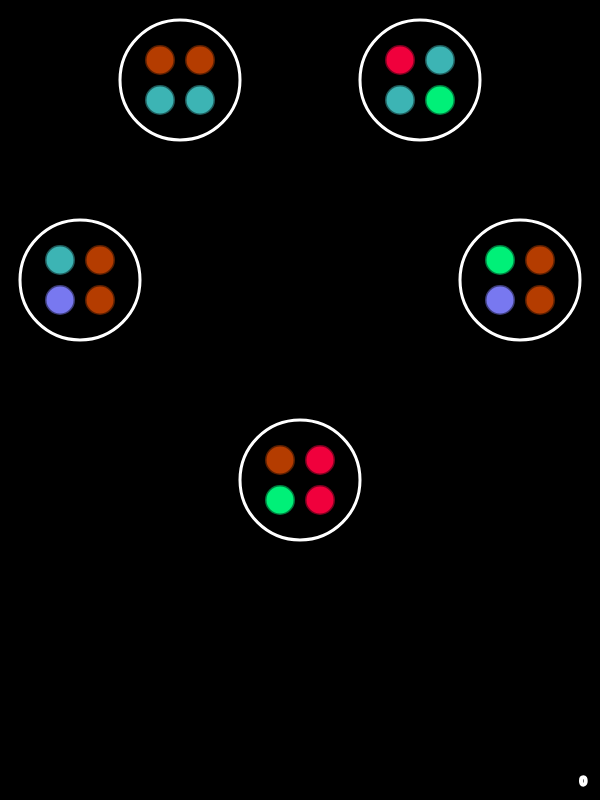
Frame 1 (no input)
Frame 60 (no input): identical to frame 1, image omitted
Frame 120 (the mouse pressed at the canvas centre since frame 60): identical to frame 1, image omitted

The p5.js sketch that drew this single still picture (run headless with seeded random() and noise() and a simulated clock; from frame 60 on, the mouse is pressed at the canvas centre):

// p5.js sketch
// ── sketch.js
let shops = [];
let center = null;
let tileSize = 30;
let width = 600	;
let height = 800;
let shopsX = [180, width - 180, 80, width-80, width/2];
let shopsY = [80, 80, 280, 280, 480];
let colors = [0,1,2,3,4];
let tiles = 20;
let score = 0;
//let colors = [#0000ff, #ff00ff, #66ff66, #ffff00, #ff0000];

//all we need is for each shop to keep track of its tiles and for the centers to keep track of its.

function setup() {
  createCanvas(width, height);
  center = new Center();
  for(let i = 0; i < 5; i++){
  	let x = shopsX[i];
  	let y = shopsY[i];
  	let s = new Shop(x, y, i);
  	shops.push(s);
  }
}

function mousePressed() {
	let x = mouseX;
	let y = mouseY;
  for (let i = 0; i < shops.length; i++) {
    shops[i].clicked(x, y);
  }
  center.clicked(x, y);
}


function draw() {
  background(0);
  for (let i = 0; i < shops.length; i++) {
    shops[i].show();
  }
  center.show();
  if(tiles == 0){
  	center = new Center();
  	center = new Center();
  	shops = [];
  for(let i = 0; i < 5; i++){
  	let x = shopsX[i];
  	let y = shopsY[i];
  	let s = new Shop(x, y, i);
  	shops.push(s);
  }
  	tiles = 20;
  }
  text(score, 580, 785);
}

class Center {
	constructor(){
		this.tiles = [];
		this.c = 5;
	}

	clicked(px, py) {
    //let d = dist(px, py, this.x, this.y);
    	// 
    	for (let i = 0; i < this.tiles.length; i++) {
    		if(this.tiles[i].clicked(px, py)){//if i clicked on THIS TILE!
    			for(let i = 0; i <shops.length; i++){
		    		if(this.shopNum != i){
		    			shops[i].deSelect();
		    		}
		    	}
    			if(this.tiles[i].getColor() != this.c){
    				this.deSelect();
    			}
    			this.c = this.tiles[i].getColor(); //get its color
    			var s = this.tiles[i].getSelect(); //get its select value

    			for(let i = 0; i < this.tiles.length; i++){//loook at all of the tiles
    				if(this.tiles[i].getColor()	 === this.c){ //if the tile has the same color
    					if(this.tiles[i].getSelect() === 0){ //if it is not selected
    						this.tiles[i].setSelect(1); //select it
    					} else {
    						this.tiles.splice(i, 1);
    						tiles --; 
    						score ++;//if it is selected, send them away.
    						i--;
    						//this.killFlag = 1;
    					}
    				}
    			}
    			break;
    		}
  		}
    }


	push(i){
		this.tiles.push(i);
	}

	getTiles(){
		return this.tiles;
	}

	rePlace(){
		for(let i = 0; i < this.tiles.length; i++){
			if(i<7){
				this.tiles[i].setX(i*40 + 200);
				this.tiles[i].setY((i%2)*40 + 200);
			} else {
				this.tiles[i].setX((i-7)*40 + 200);
				this.tiles[i].setY((i%2)*40 + 300);
			}
		}
	}

    deSelect(){
  	for (let i = 0; i < this.tiles.length; i++) {
  		this.tiles[i].setSelect(0);
  	}
  }

  show() {
  	//this.deSelect();
  	this.rePlace();
	for (let i = 0; i < this.tiles.length; i++) {
    	this.tiles[i].show();
  	}
  }

} 

class Shop {
	constructor(x, y, n) {
		this.shopNum = n;
		this.x = x; //110
		this.y = y; //110
		this.r = 60;
		this.tiles = [];
		this.adjust = tileSize - 10;
		this.c = 5;
		this.killFlag = 0;

		this.tiles.push(new Tile(this.x - this.adjust, this.y - this.adjust, random(colors)));
		this.tiles.push(new Tile(this.x - this.adjust, this.y + this.adjust, random(colors)));
		this.tiles.push(new Tile(this.x + this.adjust, this.y - this.adjust, random(colors)));
		this.tiles.push(new Tile(this.x + this.adjust, this.y + this.adjust, random(colors)));
	}

	

	clicked(px, py) {
    let d = dist(px, py, this.x, this.y);
    if (d < this.r) {
    	for(let i = 0; i<shops.length; i++){
    		if(this.shopNum != i){
    			shops[i].deSelect();
    		}
    		center.deSelect();
    	}
    	for (let i = 0; i < this.tiles.length; i++) {
    		if(this.tiles[i].clicked(px, py)){//if i clicked on THIS TILE!
    			if(this.tiles[i].getColor() != this.c){
    				this.deSelect();
    			}
    			this.c = this.tiles[i].getColor(); //get its color
    			var s = this.tiles[i].getSelect(); //get its select value
    			for(let i = 0; i < this.tiles.length; i++){//loook at all of the tiles
    				if(this.tiles[i].getColor()	 === this.c){ //if the tile has the same color
    					if(this.tiles[i].getSelect() === 0){ //if it is not selected
    						this.tiles[i].setSelect(1); //select it
    					} else {
    						this.tiles.splice(i, 1);
    						tiles--; 
    						score++;//if it is selected, send them away.
    						i--;
    						this.killFlag = 1;
    					}
    				}
    			}
    			break;
    		}

  		}
      
    }
    if(this.killFlag === 1 ){
    	for(let i = this.tiles.length - 1; i >= 0; i--){
    		let x = this.tiles[i];
    		center.push(x);
			this.tiles.splice(i, 1);

    	}
    	this.killFlag = 0;
    }
  }

  deSelect(){
  	for (let i = 0; i < this.tiles.length; i++) {
  		this.tiles[i].setSelect(0);
  	}
  }

	show() {
	for (let i = 0; i < this.tiles.length; i++) {
    	this.tiles[i].show();
  	}
    stroke(255);
    strokeWeight(3);
    noFill();
    ellipse(this.x, this.y, this.r*2);
  }
}

class Tile {
  constructor(x, y, c) {
    this.x = x;
    this.y = y;
    this.r = tileSize;
    this.colorr = c;
    this.brightness = 0;
    this.selected = 0;
  }

  clicked(px, py) {
    let d = dist(px, py, this.x, this.y);
    if (d < this.r) {
    	return true;
    }else{
    	return false;
    }
  }

  getColor(){
  	return this.colorr;
  }

  getSelect(){
  	return this.selected;
  }

  setSelect(s){
  	console.log(s);
  	this.selected = s;
  	this.brightness = s*255;
  }

  setBrightness(b) {
  	this.brightness = s*255;
  }

  setX(x){
  	this.x = x;
  }

  setY(y){
  	this.y = y;
  }

  show() {
    stroke(this.brightness, 125);
    strokeWeight(3);
    fill((this.colorr)*60, (4-this.colorr)*60, ((this.colorr + 2)%5)*60);
    ellipse(this.x, this.y, this.r);
  }
}
// ── style.css
/* style.css */

html, body {
  height: 100%;
}

body {
  background: linear-gradient(slategrey, darkslategrey);
  margin: 0;
  display: flex;

  /* This centers our sketch horizontally. */
  justify-content: center;

  /* This centers our sketch vertically. */
  align-items: center;
}
